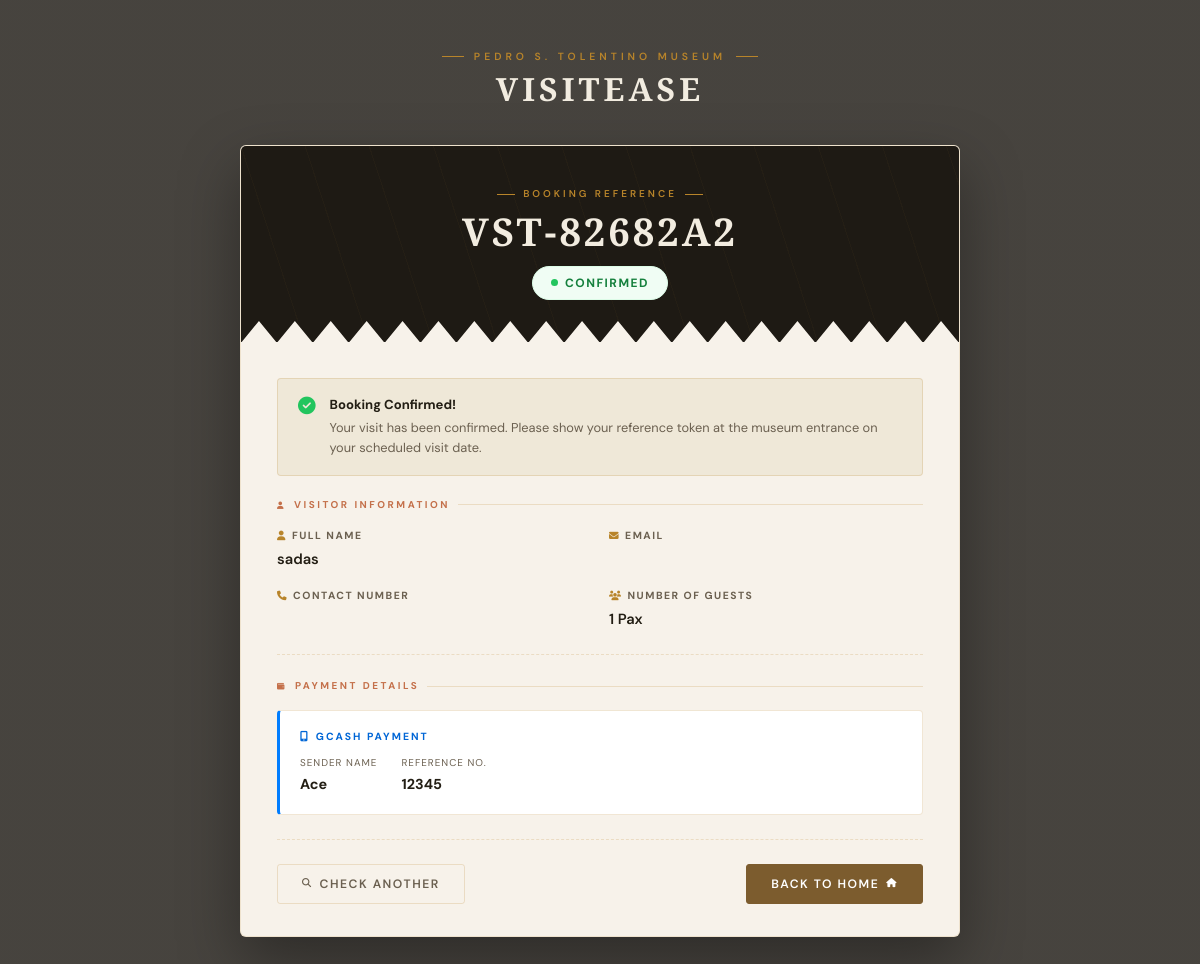
The page /check_status.php?token=VST-82682A2 on the database its author committed.
### tables this page shows
CREATE TABLE `bookings` (
  `id` int(11) NOT NULL,
  `token` varchar(20) NOT NULL,
  `name` varchar(100) NOT NULL,
  `email` varchar(100) DEFAULT NULL,
  `phone` varchar(20) DEFAULT NULL,
  `date` date NOT NULL,
  `time` varchar(20) NOT NULL,
  `guests` int(11) NOT NULL,
  `schedule_id` int(11) NOT NULL,
  `visit_date` date DEFAULT NULL,
  `visit_time` varchar(50) DEFAULT NULL,
  `status` varchar(20) DEFAULT 'Pending',
  `created_at` timestamp NOT NULL DEFAULT current_timestamp(),
  `special_request` text DEFAULT NULL,
  `gcash_name` varchar(255) NOT NULL,
  `gcash_ref` varchar(255) NOT NULL,
  `gcash_receipt` varchar(255) DEFAULT NULL
);

### check_status.php (the view, shortened to what this page needs)
<?php
include 'db.php';
$token = "";
if (isset($_GET['token'])) {
    $token = trim($_GET['token']);
} elseif (isset($_SESSION['latest_token'])) {
    $token = $_SESSION['latest_token'];
}
$booking = null;
$error_msg = "";
if (!empty($token)) {
    $stmt = $conn->prepare("
        SELECT b.*, s.date as visit_date, s.start_time, s.end_time
        FROM bookings b
        LEFT JOIN schedule_settings s ON b.schedule_id = s.id
        WHERE b.token = ?
    ");
    $stmt->bind_param("s", $token);
    $stmt->execute();
    $result = $stmt->get_result();
    if ($result->num_rows > 0) {
        $booking = $result->fetch_assoc();
    } else {
        $error_msg = "Booking token not found. Please check and try again.";
    }
}
?>
<!DOCTYPE html>
<html lang="en">
<head>
    <link href="https://cdn.jsdelivr.net/npm/bootstrap@5.3.0/dist/css/bootstrap.min.css" rel="stylesheet">
    <link rel="stylesheet" href="https://cdnjs.cloudflare.com/ajax/libs/font-awesome/6.4.0/css/all.min.css">
</head>
<body>
<div class="brand-bar">
    <div class="eyebrow">Pedro S. Tolentino Museum</div>
    <h1>VISITEASE</h1>
</div>
<div class="main-card">
    <?php if (!$booking): ?>
    <div class="search-container">
        <div class="search-icon-wrap">
            <i class="fas fa-ticket-alt"></i>
        </div>
        <h2>Track Your Booking</h2>
        <p>Enter your reference token to check your booking status and details.</p>
        <?php if ($error_msg): ?>
        <div class="error-card">
            <i class="fas fa-exclamation-circle"></i>
            <?php echo $error_msg; ?>
        </div>
        <?php endif; ?>
        <form action="" method="GET">
            <input type="text" name="token" class="token-input"
                   placeholder="e.g., VST-12345ABC"
                   value="<?php echo htmlspecialchars($token); ?>"
                   required autocomplete="off">
            <button type="submit" class="btn-search">
                <i class="fas fa-search me-2"></i>Check Booking Status
            </button>
        </form>
        <div class="mt-3" style="border-top:1px solid var(--border);padding-top:18px">
            <p style="color:var(--muted);font-size:.78rem;margin-bottom:6px">
                <i class="fas fa-info-circle" style="color:var(--gold)"></i>
                Your token was sent to your email after booking.
            </p>
        </div>
        <a href="index.php" class="back-link">
            <i class="fas fa-arrow-left fa-xs"></i> Back to Homepage
        </a>
    </div>
    <?php else:
        $status = $booking['status'];
        $sc = 's-pending';
        $status_icon = 'fas fa-clock';
        $status_title = 'Booking Under Review';
        $status_msg   = 'Your booking is currently being reviewed by our team. You will receive an email confirmation once it is approved. Please check back later.';
        if ($status == 'Confirmed') {
            $sc = 's-confirmed';
            $status_icon  = 'fas fa-check-circle';
            $status_title = 'Booking Confirmed!';
            $status_msg   = 'Your visit has been confirmed. Please show your reference token at the museum entrance on your scheduled visit date.';
        } elseif ($status == 'Rejected') {
            $sc = 's-rejected';
            $status_icon  = 'fas fa-times-circle';
            $status_title = 'Booking Not Approved';
            $status_msg   = 'Unfortunately, your booking was not approved. This may be due to an invalid GCash reference or full capacity. Please book again with correct details.';
        } elseif ($status == 'Cancelled') {
            $sc = 's-cancelled';
            $status_icon  = 'fas fa-ban';
            $status_title = 'Booking Cancelled';
            $status_msg   = 'This booking has been cancelled. If you still wish to visit, please create a new booking.';
        }
    ?>
    <div class="ticket-header">
        <div class="th-inner">
            <div class="th-eyebrow">Booking Reference</div>
            <div class="th-token"><?php echo htmlspecialchars($booking['token']); ?></div>
            <span class="status-pill <?php echo $sc; ?>">
                <span class="dot"></span>
                <?php echo strtoupper($status); ?>
            </span>
        </div>
    </div>
    <div class="card-body-inner">
        <div class="status-info">
            <i class="<?php echo $status_icon; ?> si-icon" style="color:<?php
                echo $status=='Confirmed' ? '#22c55e' :
                    ($status=='Rejected'  ? '#ef4444' :
                    ($status=='Cancelled' ? '#94a3b8' : '#f97316')); ?>"></i>
            <div>
                <div class="si-title"><?php echo $status_title; ?></div>
                <div class="si-text"><?php echo $status_msg; ?></div>
            </div>
        </div>
        <div class="section-label"><i class="fas fa-user fa-xs"></i>Visitor Information</div>
        <div class="info-grid">
            <div class="info-item">
                <div class="lbl"><i class="fas fa-user"></i>Full Name</div>
                <div class="val"><?php echo htmlspecialchars($booking['name']); ?></div>
            </div>
            <div class="info-item">
                <div class="lbl"><i class="fas fa-envelope"></i>Email</div>
            </div>
            <div class="info-item">
                <div class="lbl"><i class="fas fa-phone"></i>Contact Number</div>
            </div>
            <div class="info-item">
                <div class="lbl"><i class="fas fa-users"></i>Number of Guests</div>
                <div class="val"><?php echo htmlspecialchars($booking['guests']); ?> Pax</div>
            </div>
        </div>
        <div class="dash-line"></div>
        <div class="section-label"><i class="fas fa-wallet fa-xs"></i>Payment Details</div>
        <div class="gcash-box mb-4">
            <div class="gcash-title"><i class="fas fa-mobile-alt"></i>GCash Payment</div>
            <div class="gcash-row">
                <div class="gcash-item">
                    <div class="g-lbl">Sender Name</div>
                    <div class="g-val"><?php echo htmlspecialchars($booking['gcash_name']); ?></div>
                </div>
                <div class="gcash-item">
                    <div class="g-lbl">Reference No.</div>
                    <div class="g-val mono"><?php echo htmlspecialchars($booking['gcash_ref']); ?></div>
                </div>
            </div>
        </div>
        <div class="dash-line"></div>
        <div class="d-flex justify-content-between align-items-center flex-wrap gap-2">
            <a href="check_status.php" class="btn-outline-museum">
                <i class="fas fa-search fa-xs"></i> Check Another
            </a>
            <?php if ($status == 'Pending'): ?>
                <button type="button" class="btn-cancel-museum" data-bs-toggle="modal" data-bs-target="#cancelModal">
                    <i class="fas fa-times fa-xs"></i> Cancel Booking
                </button>
            <?php else: ?>
                <a href="index.php" class="btn-home-museum">
                    Back to Home <i class="fas fa-home fa-xs"></i>
                </a>
            <?php endif; ?>
        </div>
    </div>
    <?php endif; ?>
</div>
</body>
</html>

### rows shown on the page
bookings: token "VST-82682A2", status "CONFIRMED", status "Booking Confirmed!", status "Your visit has been confirmed. Please show your reference token at the museum entrance on your scheduled visit date.", name "sadas", guests "1", gcash_name "Ace", gcash_ref "12345"
